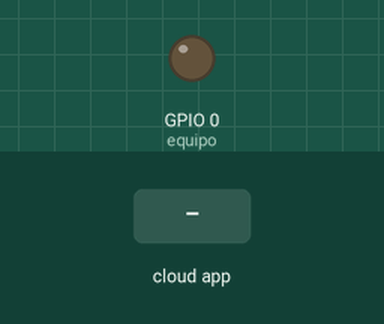
Bench run of a sketch on a simulated ESP8266 (NodeMCU). Parts: output pins drawn as LEDs (lit = HIGH). Inputs (shaded band) come from the test bench.

Above: at 2.7 s.
2.8 s: the phone or cloud app sets 1 to 1
At 4.7 s:
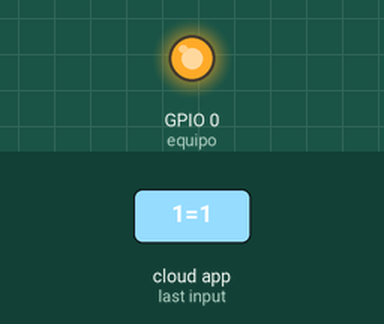
5.0 s: the phone or cloud app sets 1 to 0
At 6.3 s:
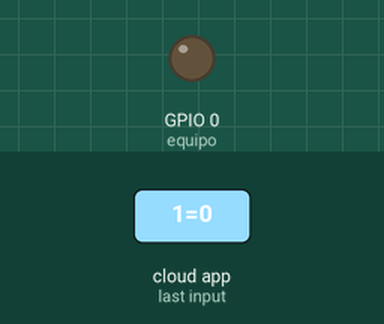
Timing chart, 0 to 8.0 s (numbered marks = the images above; inputs shaded):
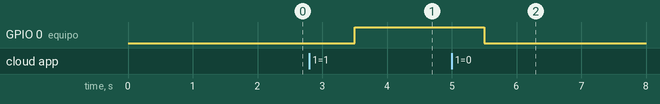

Measured:
- after the input at 2.8 s, GPIO 0 (equipo): LOW → HIGH after 0.70 s
- after the input at 5.0 s, GPIO 0 (equipo): HIGH → LOW after 0.50 s

The sketch:

Equipo_de_sonido_on-off.ino
```cpp
// This example shows how to connect to Cayenne using an ESP8266 and send/receive sample data.
// Make sure you install the ESP8266 Board Package via the Arduino IDE Board Manager and select the correct ESP8266 board before compiling.

//#define CAYENNE_DEBUG
#define CAYENNE_PRINT Serial
#include <CayenneMQTTESP8266.h>

// WiFi network info.
char ssid[] = "SEES.ING-FLIA NARVAEZ PANTO";
char wifiPassword[] = "27534498GLADYS";

// Cayenne authentication info. This should be obtained from the Cayenne Dashboard.
char username[] = "f6468fe0-eba9-11e8-8e60-53d8c8eabc71";
char password[] = "5c6cee12abda3970d58f33ee22dfe64a01a01cb0";
char clientID[] = "42032f70-20e7-11e9-a056-c5cffe7f75f9";


unsigned long lastMillis = 0;
const int equipo=0;
float Prueba_fun= 0;

void setup() {

  pinMode(equipo,OUTPUT);

	Serial.begin(9600);
	Cayenne.begin(username, password, clientID, ssid, wifiPassword);

}

void loop() {
	Cayenne.loop();

	//Publish data every 10 seconds (10000 milliseconds). Change this value to publish at a different interval.
	if (millis() - lastMillis > 10000) {
		lastMillis = millis();
		//Write data to Cayenne here. This example just sends the current uptime in milliseconds.
		Cayenne.virtualWrite(0, Prueba_fun);
		Prueba_fun= Prueba_fun+1;
   if(Prueba_fun>100){Prueba_fun=0;}
	}
}
 CAYENNE_IN(1)
 {
  int Valor_Canal_01= getValue.asInt();
  digitalWrite(equipo,Valor_Canal_01);
 }


//Default function for processing actuator commands from the Cayenne Dashboard.
//You can also use functions for specific channels, e.g CAYENNE_IN(1) for channel 1 commands.
CAYENNE_IN_DEFAULT()
{
	CAYENNE_LOG("CAYENNE_IN_DEFAULT(%u) - %s, %s", request.channel, getValue.getId(), getValue.asString());
	//Process message here. If there is an error set an error message using getValue.setError(), e.g getValue.setError("Error message");
}
```
